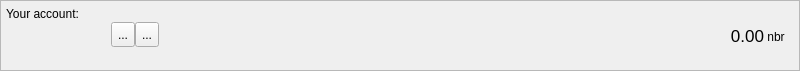
<?xml version="1.0" encoding="UTF-8"?>
<ui version="4.0">
 <class>AccountFrame</class>
 <widget class="QFrame" name="AccountFrame">
  <property name="geometry">
   <rect>
    <x>0</x>
    <y>0</y>
    <width>800</width>
    <height>71</height>
   </rect>
  </property>
  <property name="minimumSize">
   <size>
    <width>0</width>
    <height>70</height>
   </size>
  </property>
  <property name="maximumSize">
   <size>
    <width>16777215</width>
    <height>71</height>
   </size>
  </property>
  <property name="windowTitle">
   <string>Frame</string>
  </property>
  <property name="frameShape">
   <enum>QFrame::StyledPanel</enum>
  </property>
  <property name="frameShadow">
   <enum>QFrame::Plain</enum>
  </property>
  <layout class="QHBoxLayout" name="horizontalLayout_3">
   <property name="spacing">
    <number>0</number>
   </property>
   <property name="leftMargin">
    <number>5</number>
   </property>
   <property name="topMargin">
    <number>0</number>
   </property>
   <property name="rightMargin">
    <number>5</number>
   </property>
   <property name="bottomMargin">
    <number>0</number>
   </property>
   <item>
    <layout class="QVBoxLayout" name="verticalLayout_3">
     <property name="spacing">
      <number>1</number>
     </property>
     <property name="leftMargin">
      <number>0</number>
     </property>
     <property name="rightMargin">
      <number>0</number>
     </property>
     <item>
      <widget class="QLabel" name="label">
       <property name="minimumSize">
        <size>
         <width>0</width>
         <height>20</height>
        </size>
       </property>
       <property name="maximumSize">
        <size>
         <width>16777215</width>
         <height>20</height>
        </size>
       </property>
       <property name="text">
        <string>Your account:</string>
       </property>
       <property name="alignment">
        <set>Qt::AlignBottom|Qt::AlignLeading|Qt::AlignLeft</set>
       </property>
       <property name="margin">
        <number>0</number>
       </property>
       <property name="indent">
        <number>0</number>
       </property>
      </widget>
     </item>
     <item>
      <layout class="QHBoxLayout" name="horizontalLayout">
       <property name="spacing">
        <number>0</number>
       </property>
       <property name="bottomMargin">
        <number>0</number>
       </property>
       <item>
        <widget class="QLabel" name="m_addressLabel">
         <property name="sizePolicy">
          <sizepolicy hsizetype="Minimum" vsizetype="Preferred">
           <horstretch>0</horstretch>
           <verstretch>0</verstretch>
          </sizepolicy>
         </property>
         <property name="minimumSize">
          <size>
           <width>100</width>
           <height>22</height>
          </size>
         </property>
         <property name="maximumSize">
          <size>
           <width>16777215</width>
           <height>22</height>
          </size>
         </property>
         <property name="baseSize">
          <size>
           <width>0</width>
           <height>22</height>
          </size>
         </property>
         <property name="cursor">
          <cursorShape>IBeamCursor</cursorShape>
         </property>
         <property name="toolTip">
          <string>Your receiving address</string>
         </property>
         <property name="whatsThis">
          <string>This is your account address</string>
         </property>
         <property name="text">
          <string/>
         </property>
         <property name="alignment">
          <set>Qt::AlignBottom|Qt::AlignLeading|Qt::AlignLeft</set>
         </property>
         <property name="textInteractionFlags">
          <set>Qt::TextSelectableByKeyboard|Qt::TextSelectableByMouse</set>
         </property>
        </widget>
       </item>
       <item>
        <spacer name="horizontalSpacer_2">
         <property name="orientation">
          <enum>Qt::Horizontal</enum>
         </property>
         <property name="sizeType">
          <enum>QSizePolicy::Fixed</enum>
         </property>
         <property name="sizeHint" stdset="0">
          <size>
           <width>5</width>
           <height>25</height>
          </size>
         </property>
        </spacer>
       </item>
       <item>
        <widget class="QToolButton" name="m_copyButton">
         <property name="minimumSize">
          <size>
           <width>0</width>
           <height>25</height>
          </size>
         </property>
         <property name="toolTip">
          <string>Copy address</string>
         </property>
         <property name="statusTip">
          <string/>
         </property>
         <property name="whatsThis">
          <string/>
         </property>
         <property name="text">
          <string>...</string>
         </property>
         <property name="icon">
          <iconset resource="../../resources.qrc">
           <normaloff>:/icons/copy</normaloff>:/icons/copy</iconset>
         </property>
        </widget>
       </item>
       <item>
        <widget class="QToolButton" name="m_qrButton">
         <property name="minimumSize">
          <size>
           <width>0</width>
           <height>25</height>
          </size>
         </property>
         <property name="toolTip">
          <string>Show QR code</string>
         </property>
         <property name="statusTip">
          <string/>
         </property>
         <property name="text">
          <string>...</string>
         </property>
         <property name="icon">
          <iconset resource="../../resources.qrc">
           <normaloff>:/icons/qrcode</normaloff>:/icons/qrcode</iconset>
         </property>
        </widget>
       </item>
       <item>
        <spacer name="horizontalSpacer">
         <property name="orientation">
          <enum>Qt::Horizontal</enum>
         </property>
         <property name="sizeHint" stdset="0">
          <size>
           <width>0</width>
           <height>25</height>
          </size>
         </property>
        </spacer>
       </item>
       <item>
        <widget class="QLabel" name="totalBalance">
         <property name="sizePolicy">
          <sizepolicy hsizetype="Preferred" vsizetype="Preferred">
           <horstretch>0</horstretch>
           <verstretch>0</verstretch>
          </sizepolicy>
         </property>
         <property name="maximumSize">
          <size>
           <width>16777215</width>
           <height>24</height>
          </size>
         </property>
         <property name="font">
          <font>
           <pointsize>13</pointsize>
           <weight>50</weight>
           <bold>false</bold>
          </font>
         </property>
         <property name="toolTip">
          <string>Total balance</string>
         </property>
         <property name="statusTip">
          <string>Total balance</string>
         </property>
         <property name="text">
          <string>0.00</string>
         </property>
         <property name="alignment">
          <set>Qt::AlignBottom|Qt::AlignRight|Qt::AlignTrailing</set>
         </property>
         <property name="margin">
          <number>0</number>
         </property>
         <property name="textInteractionFlags">
          <set>Qt::TextSelectableByMouse</set>
         </property>
        </widget>
       </item>
       <item>
        <widget class="QLabel" name="label_2">
         <property name="sizePolicy">
          <sizepolicy hsizetype="Preferred" vsizetype="Fixed">
           <horstretch>0</horstretch>
           <verstretch>0</verstretch>
          </sizepolicy>
         </property>
         <property name="minimumSize">
          <size>
           <width>30</width>
           <height>20</height>
          </size>
         </property>
         <property name="maximumSize">
          <size>
           <width>16777215</width>
           <height>20</height>
          </size>
         </property>
         <property name="baseSize">
          <size>
           <width>-1</width>
           <height>20</height>
          </size>
         </property>
         <property name="text">
          <string> nbr</string>
         </property>
         <property name="alignment">
          <set>Qt::AlignBottom|Qt::AlignLeading|Qt::AlignLeft</set>
         </property>
         <property name="margin">
          <number>0</number>
         </property>
        </widget>
       </item>
      </layout>
     </item>
     <item>
      <widget class="QLabel" name="addressStatusLabel">
       <property name="minimumSize">
        <size>
         <width>0</width>
         <height>20</height>
        </size>
       </property>
       <property name="maximumSize">
        <size>
         <width>16777215</width>
         <height>20</height>
        </size>
       </property>
       <property name="text">
        <string/>
       </property>
       <property name="alignment">
        <set>Qt::AlignLeading|Qt::AlignLeft|Qt::AlignTop</set>
       </property>
       <property name="margin">
        <number>0</number>
       </property>
       <property name="indent">
        <number>0</number>
       </property>
      </widget>
     </item>
    </layout>
   </item>
  </layout>
 </widget>
 <resources>
  <include location="../../resources.qrc"/>
 </resources>
 <connections>
  <connection>
   <sender>m_copyButton</sender>
   <signal>clicked()</signal>
   <receiver>AccountFrame</receiver>
   <slot>copyAddress()</slot>
   <hints>
    <hint type="sourcelabel">
     <x>818</x>
     <y>26</y>
    </hint>
    <hint type="destinationlabel">
     <x>422</x>
     <y>295</y>
    </hint>
   </hints>
  </connection>
  <connection>
   <sender>m_qrButton</sender>
   <signal>clicked()</signal>
   <receiver>AccountFrame</receiver>
   <slot>showQR()</slot>
   <hints>
    <hint type="sourcelabel">
     <x>802</x>
     <y>34</y>
    </hint>
    <hint type="destinationlabel">
     <x>494</x>
     <y>35</y>
    </hint>
   </hints>
  </connection>
 </connections>
 <slots>
  <slot>copyAddress()</slot>
 </slots>
</ui>
